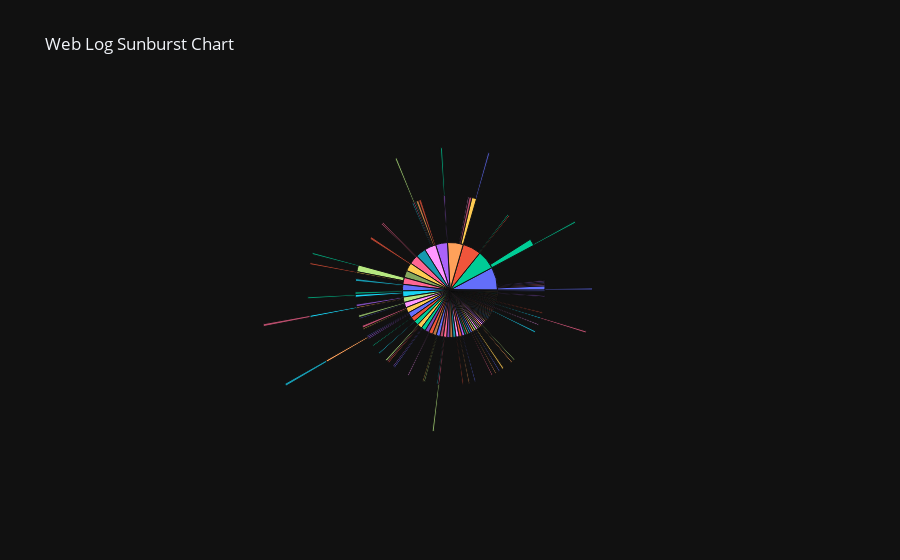

This figure's notebook cell:
### Code cell
# Create the Sunburst Plot
fig_final = go.Figure(go.Sunburst(
    ids=sunburst_df_epa['id'],
    labels=sunburst_df_epa['label'],
    parents=sunburst_df_epa['parent'],
    values=sunburst_df_epa['value'],
    marker_colors=sunburst_df_epa['color'],
    insidetextorientation='radial',
    domain={'x': [0, 1], 'y': [0, 1]}
))

fig_final.update_layout(
    title_text='Web Log Sunburst Chart',
    uniformtext=dict(minsize=12, mode='hide')
)

fig_final.show()

### Figure 1 — Plotly figure (JSON) as saved in the notebook; plotly's stock layout.template omitted (floating-point values rounded to 4 significant figures; data arrays with more than 128 entries replaced by an {"elided": "..."} marker saying what was removed)
{"data": [{"domain": {"x": [0, 1], "y": [0, 1]}, "ids": {"elided": "164 str values"}, "insidetextorientation": "radial", "labels": {"elided": "164 str values"}, "marker": {"colors": {"elided": "164 str values"}}, "parents": {"elided": "164 str values"}, "values": {"elided": "164 int values"}, "type": "sunburst"}], "layout": {"title": {"text": "Web Log Sunburst Chart"}, "uniformtext": {"minsize": 12, "mode": "hide"}}}
